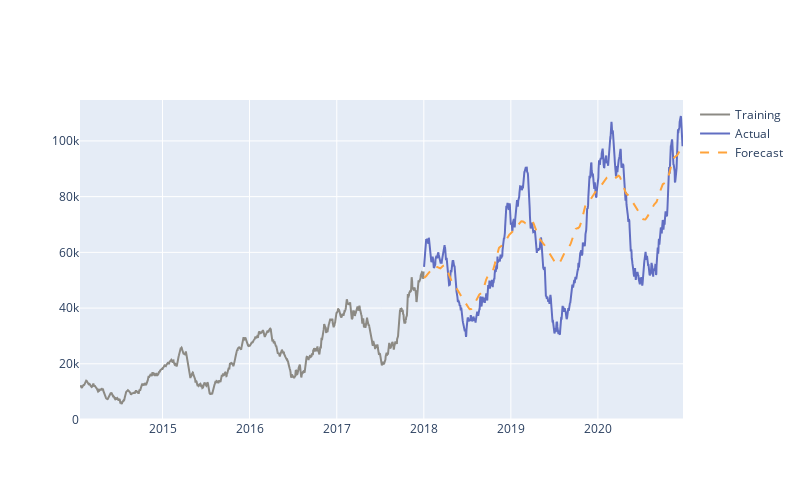

Notebook source saved alongside this figure:
### Code cell
fig = go.Figure()

fig.add_trace(go.Scatter(x=df_x["ds"], y=df_x["y"], mode='lines', name='Training', line=dict(color="#8c8a84")))
fig.add_trace(go.Scatter(x=df_y["ds"], y=df_y["y"], mode='lines', name='Actual', line=dict(color="#616ec2")))
fig.add_trace(go.Scatter(x=df_merged["ds"], y=df_merged["yhat"], mode='lines', name='Forecast', line=dict(color="#ffa33b",dash="dash")))
fig.update_layout(width=800, height=500)

### Figure 1 — Plotly figure (JSON) as saved in the notebook; plotly's stock layout.template omitted (floating-point values rounded to 4 significant figures; data arrays with more than 128 entries replaced by an {"elided": "..."} marker saying what was removed)
{"data": [{"line": {"color": "#8c8a84"}, "mode": "lines", "name": "Training", "type": "scatter", "x": {"elided": "1441 str values"}, "y": {"elided": "1441 float values"}}, {"line": {"color": "#616ec2"}, "mode": "lines", "name": "Actual", "type": "scatter", "x": {"elided": "1086 str values"}, "y": {"elided": "1086 float values"}}, {"line": {"color": "#ffa33b", "dash": "dash"}, "mode": "lines", "name": "Forecast", "type": "scatter", "x": {"elided": "1086 str values"}, "y": {"elided": "1086 float values"}}], "layout": {"height": 500, "width": 800, "xaxis": {"autorange": true, "range": ["2014-01-20", "2020-12-23"], "type": "date"}, "yaxis": {"autorange": true, "range": [-172.6, 114700.0], "type": "linear"}}}
